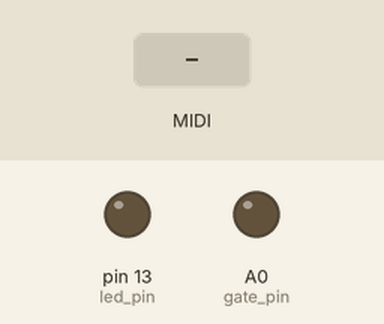
Bench run of a sketch on a simulated Teensy 4. Parts: output pins drawn as LEDs (lit = HIGH). The test bench sets the inputs (shaded band). Pins used as bus, display or sensor lines are not drawn.

Above: at 1.2 s.
1.3 s: MIDI note 36 received
At 1.45 s:
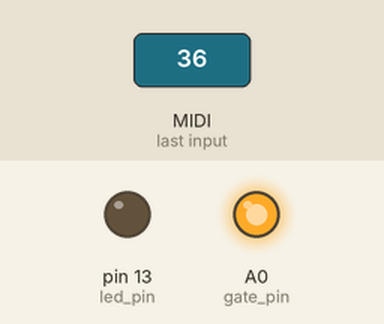
Timing chart, 0 to 4.3 s (numbered marks = the images above; inputs shaded):
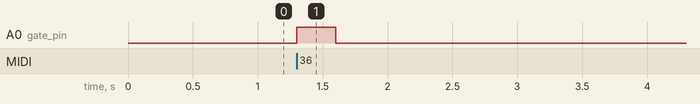

The sketch:

MIDI_CV.ino.ino
```cpp
#include <SPI.h>

int cs_pin = 0;
int gate_pin = 14;
int amp_gain = 0; // gain for amplifier - 0 = 2x, 1 = 1x
int led_pin = 13;
int previous_pitch;
float pitch_change_value;
float pitch_value;
float maximum_voltage = 8.32; // voltage output after op amps
float maximum_pitch_value = maximum_voltage * 12.0;
float number_of_steps = 4096; // DAC resolution

void setup() {
  pinMode(cs_pin, OUTPUT);
  pinMode(gate_pin, OUTPUT);
  pinMode(led_pin, OUTPUT);
  digitalWriteFast(cs_pin, HIGH);

  SPI.begin();
  usbMIDI.setHandleNoteOn(OnNoteOn);
  usbMIDI.setHandleNoteOff(OnNoteOff);
  usbMIDI.setHandlePitchChange(OnPitchChange);

}

void loop() {
  usbMIDI.read();

}

void OnNoteOn (byte channel, byte pitch, byte velocity) {

  if (channel == 1) {
    if (velocity > 0) {

      previous_pitch = pitch;
      pitch_value = map(previous_pitch + pitch_change_value, 0.0, maximum_pitch_value, 0.0, number_of_steps);
      writeDAC(cs_pin, 0, pitch_value);
      writeDAC(cs_pin, 1, velocity << 5);
      digitalWriteFast(gate_pin, HIGH);
    }

    else {
      digitalWriteFast(gate_pin, LOW);
    }
  }
}

void OnNoteOff (byte channel, byte pitch, byte velocity) {
  if (channel == 1) {
    digitalWriteFast(gate_pin, LOW);
  }
}

void OnPitchChange (byte channel, int pitch_change) {
  flashLED();
  if (channel == 1) {
    pitch_change_value = map((float) pitch_change, 0.0, 16383.0, -12.0, 12.0);
    pitch_value = map(previous_pitch + pitch_change_value, 0.0, maximum_pitch_value, 0.0, number_of_steps);
    writeDAC(cs_pin, 0, pitch_value);
  }
}

void writeDAC (int cs, int dac, int val) {
  digitalWrite(cs, LOW);
  dac = dac & 1;
  val = val & 4095;
  SPI.transfer(dac << 7 | amp_gain << 5 | 1 << 4 | val >> 8);
  SPI.transfer(val & 255);
  digitalWrite(cs, HIGH);
}

void flashLED () {
  digitalWrite(led_pin, HIGH);
  delay(500);
  digitalWrite(led_pin, LOW);
    delay(500);

}
```

Measured:
- after the input at 1.3 s, A0 (gate_pin): LOW → HIGH at once, → LOW 0.30 s later
